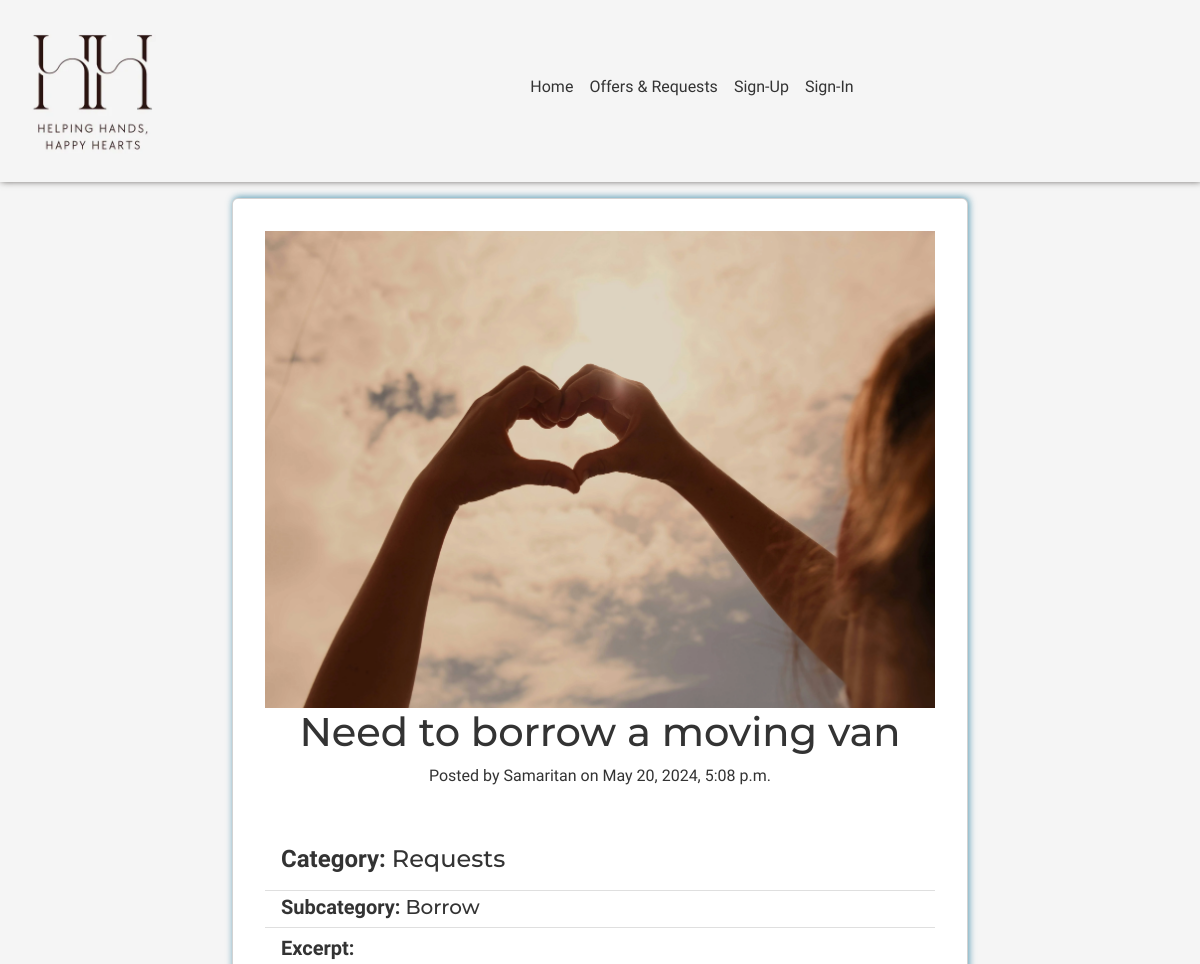
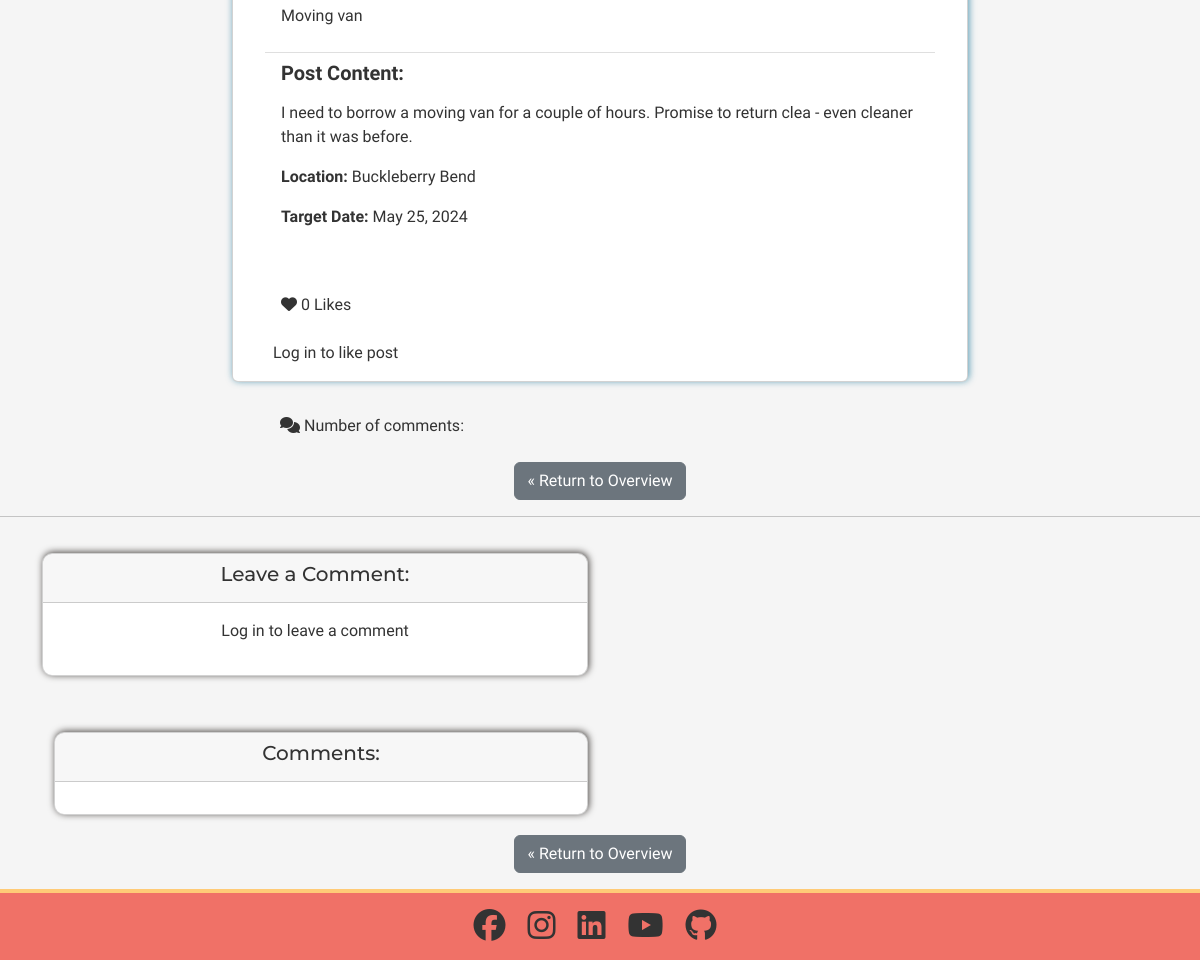
The page /board/post/need-to-borrow-a-moving-van/ on the database its author committed (2 pictures, top to bottom).
### board/models.py (models this page shows, shortened)
class Post(models.Model):
    author = models.ForeignKey(
        User, related_name="post_owner", on_delete=models.CASCADE
    )
    title = models.CharField(max_length=40, null=False, blank=False)
    slug = AutoSlugField(populate_from="title", always_update=True, unique=True)
    excerpt = models.CharField(max_length=100, null=False, blank=False)
    content = RichTextField(max_length=5000, null=False, blank=False)
    published_date = models.DateTimeField(auto_now_add=True)
    edited_date = models.DateTimeField(auto_now=True)
    status = models.IntegerField(choices=STATUS, default=0)
    location = models.ForeignKey(
        Location,
        related_name="post_location",
        null=True,
        blank=True,
        on_delete=models.SET_NULL,
    )
    category = models.ForeignKey(
        Category,
        related_name="post_category",
        null=False,
        blank=False,
        on_delete=models.CASCADE,
    )
    subcategory = models.ForeignKey(
        Subcategory,
        related_name="post_subcategory",
        null=True,
        blank=True,
        on_delete=models.SET_NULL,
    )
    post_image = ResizedImageField(
        size=[400, None],
        upload_to="happyhelping/",
        null=True,
        blank=True,
        quality=75,
        force_format="webp",
    )
    availability = models.CharField(
        max_length=20, choices=AVAILABILITY_CHOICES, null=True, blank=True
    )
    tools_required = models.CharField(
        max_length=50, choices=TOOLS_REQUIRED, null=True, blank=True
    )
    remarks = models.TextField(max_length=250, null=True, blank=True)
    contact_details = models.CharField(max_length=250, null=False, blank=False)
    target_date = models.DateField(null=True, blank=True)
    likes = models.ManyToManyField(User, blank=True, related_name="liked_post")
    def total_likes(self):
        return self.likes.count()
    class Meta:
        ordering = ["-published_date"]

class Category(models.Model):
    CATEGORIES = [
        ("offers", "Offers"),
        ("requests", "Requests"),
    ]
    category = models.CharField(max_length=8, choices=CATEGORIES)
    def __str__(self):
        return (
            self.get_category_display()
        )  # get_category_display returns "human-readable" value

class Subcategory(models.Model):
    SUBCATEGORIES = [
        ("borrow", "Borrow"),
        ("carpool", "Carpool"),
        ("gardening", "Gardening"),
        ("kids", "Kids"),
        ("leisure", "Leisure"),
        ("pets", "Pets"),
        ("repairs", "Repairs"),
        ("tech", "Tech"),
        ("other", "Other"),
    ]
    subcategory = models.CharField(max_length=10, choices=SUBCATEGORIES)
    def __str__(self):
        return (
            self.get_subcategory_display()
        )  # get_subcategory_display returns "human-readable" value

class Location(models.Model):
    LOCATION = [
        ("AA", "Arkenstone Avenue"),
        ("BB", "Buckleberry Bend"),
        ("CC", "Cobblestone Crossing"),
        ("EE", "Elderberry End"),
        ("FF", "Foxglove Field"),
        ("HH", "Harvest Hollow"),
        ("MM", "Marigold Mews"),
        ("OO", "Old Oak End"),
        ("PP", "Primrose Path"),
        ("RR", "Redleaf Rise"),
        ("SS", "Shirebrook Springs"),
        ("WW", "Windrush Way"),
    ]
    location = models.CharField(max_length=50, choices=LOCATION)
    def __str__(self):
        return (
            self.get_location_display()
        )  # get_location_display returns "human-readable" value

### board/views.py (the view)
# urls.py: path("post/<slug:slug>/", views.PostDetail.as_view(), name="post_detail"),
class PostDetail(DetailView):
    queryset = Post.objects.filter(status=1)
    template_name = "board/post_detail.html"
    model = Post
    context_object_name = "post"
    def get_object(self):
        if 'slug' in self.kwargs:
            return get_object_or_404(Post, slug=self.kwargs['slug'])
        elif 'pk' in self.kwargs:
            return get_object_or_404(Post, pk=self.kwargs['pk'])
    def get_context_data(self, **kwargs):
        context = super().get_context_data(**kwargs)
        post = self.get_object()
        context["comments"] = Comment.objects.filter(post=post)
        return context
    @method_decorator(login_required)
    def post(self, request, *args, **kwargs):
        """
        Handles the like button.
        Toggles like and unlike.
        Method decorator ensures that only logged in users can like.
        """
        post = self.get_object()
        if request.user.is_authenticated:
            if request.user in post.likes.all():
                post.likes.remove(request.user)
            else:
                post.likes.add(request.user)
        return HttpResponseRedirect(reverse("post_detail", kwargs={"slug": post.slug}))

### board/templates/board/post_detail.html (shortened to what this page needs)
{% extends 'base.html' %}
{% load static %}
{% load i18n %}
{% load crispy_forms_tags %}
{% block content %}
<div class="container">
    <div class="row">
        <div class="col-md-8 offset-md-2">
            <div class="card mb-4 mt-3 box">
                <div class="card-body d-flex flex-column justify-content-center align-items-center m-3">
                    <div class="img-container">
                        {% if post.post_image %}
                        <img src="{{ post.post_image.url }}" alt="image for post {{ post.title }}" class="img-fluid">
                        {% else %}
                        <img src="{% static 'images/placeholder.webp' %}"
                            alt="placeholder post image of hands forming a heart" class="img-fluid">
                        {% endif %}
                    </div>
                    <h1 class="text-center">{{ post.title }}</h1>
                    <p class="text-center">Posted by {{ post.author }} on {{ post.published_date }}</p>
                    <article class="card-text">
                        <ul class="list-group list-group-flush">
                            <li class="list-group-item">
                                <h2 class="card-title"><strong>Category: </strong>{{ post.category }}</h2>
                            </li>
                            <li class="list-group-item">
                                <h3 class="card-subtitle">
                                    {% if post.subcategory %}
                                    <strong>Subcategory: </strong>{{ post.subcategory }}
                                    {% endif %}
                                </h3>
                            </li>
                            <li class="list-group-item">
                                <h3><strong>Excerpt: </strong></h3>
                                <p>{{ post.excerpt }}</p>
                            </li>
                            <li class="list-group-item">
                                <h3><strong>Post Content: </strong></h3>
                                <p>{{ post.content | safe}}</p>
                                <p>
                                    {% if post.location %}
                                    <strong>Location: </strong>{{ post.location }}</p>
                                {% endif %}
                                <p>
                                    {% if post.target_date %}
                                    <strong>Target Date: </strong>{{ post.target_date }}
                                    {% endif %}
                                </p>
                            </li>
                        </ul>
                    </article>
                </div>
                <div class="d-block p-2 likes-count">
                    <p><i class="fa-solid fa-heart"></i> {{ post.total_likes }} Likes</p>
                </div>
                {% if user.is_authenticated %}
                <div class="d-block p-2 likes-count">
                    <form method="post" action="{% url 'post_detail' slug=post.slug %}">
                        {% csrf_token %}
                        <button type="submit" class="btn btn-info mb-2">
                            {% if request.user in post.likes.all %}
                            Unlike
                            {% else %}
                            Like
                            {% endif %}
                        </button>
                    </form>
                    {% else %}
                    <div class="d-block likes-count">
                        <p>Log in to like post</p>
                    </div>
                    {% endif %}
                </div>
                <div class="d-block p-2 comment-count">
                    <p>
                        <strong">
                            <i class="fa-solid fa-comments"></i> Number of comments: {{ comment_count }}</strong>
                    </p>
                </div>
            </div>
        </div>
    </div>
    <div class="d-flex justify-content-center align-items-center col-xs-8 col-s-6 mb-3">
        <a href="{% url 'board' %}" class="btn btn-secondary">&laquo; Return to Overview</a>
    </div>
    <hr>
    <div class="container d-flex flex-column">
        <div class="row">
            <div class="justify-content-center col-md-6">
                <div class="card form">
                    <div class="card-header text-center font-weight-light">
                        <h3>Leave a Comment:</h3>
                    </div>
                    <div class="card-body">
                        {% if user.is_authenticated %}
                        <form method="POST" action="{% url 'add_comment' post.id %}">
                            {% csrf_token %}
                            {{ form | crispy }}
                            <div class=" text-center">
                                <button type="submit" class="btn btn-info p-2">Submit Comment</button>
                            </div>
                        </form>
                        {% else %}
                        <div class="d-flex justify-content-center">
                            <p>Log in to leave a comment</p>
                        </div>
                        {% endif %}
                    </div>
                </div>
            </div>
        </div>
        <div class="container mt-3">
            <div class="row">
                <div class="col-md-6">
                    <div class="card form">
                        <div class="card-header">
                            <h3 class="text-center font-weight-light">Comments:</h3>
                        </div>
                        <div class="card-body">
                        </div>
                    </div>
                </div>
            </div>
        </div>
        <div class="d-flex d-column justify-content-center align-items-center col-xs-8 col-s-6 mb-3">
            <a href="{% url 'board' %}" class="btn btn-secondary">&laquo; Return to Overview</a>
        </div>
    </div>
{% endblock %}

### static/css/base.css (style rules this page uses)
:root { --black: #333333; --off-white: #F5F5F5; --warm-white: #FEF9EF; --coral: #F07167; --blue: #227C9D; --yellow: #FFCB77; --blue-box-shadow: 1px -1px 7px 0 rgba(34, 124, 157, 0.75); --black-box-shadow: 1px -1px 7px 0 #4E4A47; --border: 1px solid #4E4A47; }
* { margin: 0; padding: 0; box-sizing: border-box; font-family: "Work Sans", sans-serif; color: var(--black); }
html, body { height: 100%; }
body { display: flex; flex-direction: column; }
h1, h2, h3, h4, h5, h6 { font-family: "Montserrat", sans-serif; }
h2 { font-size: 1.5em; }
h3 { font-size: 1.25em; }
.box { box-shadow: var(--blue-box-shadow); }
.likes-count { margin-left: 40px; }
.comment-count { margin-left: 40px; }
.form { margin: 20px auto; box-shadow: var(--black-box-shadow); border-radius: 10px; display: block; }

### rows shown on the page
Post: title "Need to borrow a moving van", author "Samaritan", published_date "May 20, 2024, 5:08 p.m.", category "Requests", subcategory "Borrow", excerpt "Moving van", content "I need to borrow a moving van for a couple of hours. Promise to return clea - even cleaner than it was before.", location "Buckleberry Bend", target_date "May 25, 2024", total_likes "0"
